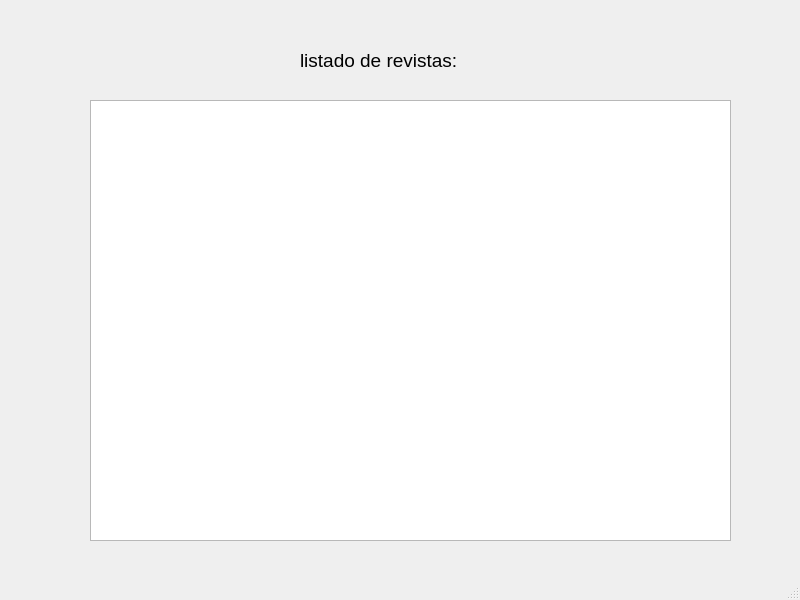
<?xml version="1.0" encoding="UTF-8"?>
<ui version="4.0">
 <class>MainWindow</class>
 <widget class="QMainWindow" name="MainWindow">
  <property name="geometry">
   <rect>
    <x>0</x>
    <y>0</y>
    <width>800</width>
    <height>600</height>
   </rect>
  </property>
  <property name="windowTitle">
   <string>MainWindow</string>
  </property>
  <widget class="QWidget" name="centralwidget">
   <widget class="QLabel" name="label">
    <property name="geometry">
     <rect>
      <x>300</x>
      <y>50</y>
      <width>191</width>
      <height>21</height>
     </rect>
    </property>
    <property name="font">
     <font>
      <pointsize>14</pointsize>
     </font>
    </property>
    <property name="text">
     <string>listado de revistas:</string>
    </property>
   </widget>
   <widget class="QTextEdit" name="listado_revistas">
    <property name="geometry">
     <rect>
      <x>90</x>
      <y>100</y>
      <width>641</width>
      <height>441</height>
     </rect>
    </property>
   </widget>
  </widget>
  <widget class="QStatusBar" name="statusbar"/>
 </widget>
 <resources/>
 <connections/>
</ui>
